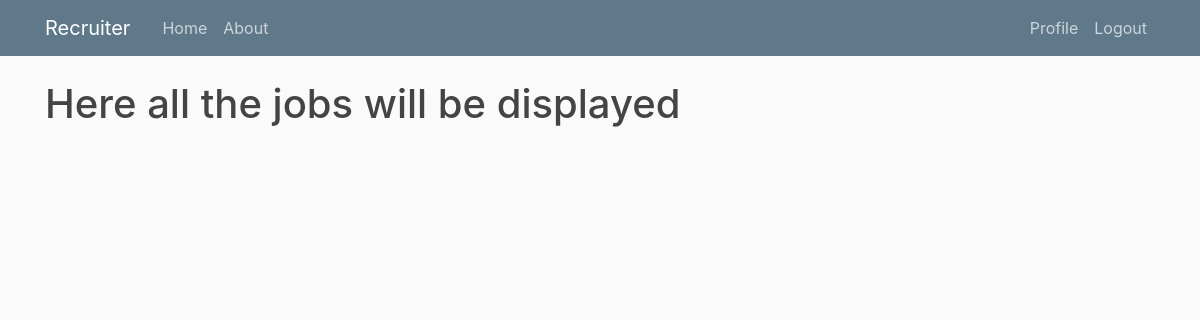
Page /display on the earlier database version.
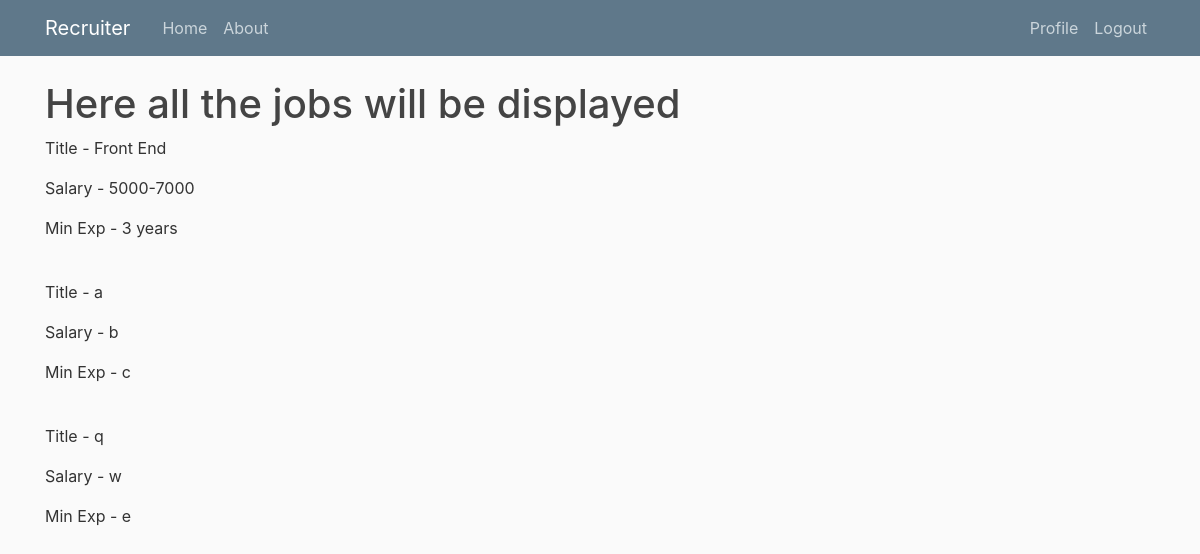
Same page on the later database version.
### recruiter/models.py (models this page shows, shortened)
class Job(db.Model):
    id = db.Column(db.Integer, primary_key=True)
    title = db.Column(db.String(50), nullable=False)
    salary = db.Column(db.String(30), nullable=False)
    min_exp = db.Column(db.String(20), nullable=False)

### recruiter/routes.py (the view)
@app.route("/display")
def display():
    jobs = Job.query.all()
    return render_template('display.html', jobs=jobs)

### recruiter/templates/display.html
{% extends "layout.html" %}
{% block content %}
	<h1>Here all the jobs will be displayed</h1>
	{% for job in jobs %}
		<p>Title - {{ job.title }}</p>
		<p>Salary - {{ job.salary }}</p>
		<p>Min Exp - {{ job.min_exp }}</p>
		<br>
	{% endfor %}
{% endblock content %}

### recruiter/templates/layout.html (shortened to what this page needs)
<!DOCTYPE html>
<html>
<head>
    <link rel="stylesheet" href="https://maxcdn.bootstrapcdn.com/bootstrap/4.0.0/css/bootstrap.min.css">
    <link rel="stylesheet" type="text/css" href="{{ url_for('static', filename='main.css') }}">
</head>
<body>
    <header class="site-header">
      <nav class="navbar navbar-expand-md navbar-dark bg-steel fixed-top">
        <div class="container">
          <a class="navbar-brand mr-4" href="/">Recruiter</a>
          <div class="collapse navbar-collapse" id="navbarToggle">
            <div class="navbar-nav mr-auto">
              <a class="nav-item nav-link" href="{{ url_for('home') }}">Home</a>
              <a class="nav-item nav-link" href="{{ url_for('about') }}">About</a>
            </div>
            <div class="navbar-nav">
              {% if current_user %}
                <a class="nav-item nav-link" href="{{ url_for('profile') }}">Profile</a>
                <a class="nav-item nav-link" href="{{ url_for('logout') }}">Logout</a>
              {% else %}
                <a class="nav-item nav-link" href="{{ url_for('login') }}">Login</a>
                <a class="nav-item nav-link" href="{{ url_for('register') }}">Register</a>
              {% endif %}
            </div>
          </div>
        </div>
      </nav>
    </header>
    <main role="main" class="container">
          {% block content %}{% endblock %}
    </main>
</body>
</html>

### recruiter/static/main.css (style rules this page uses)
body { background: #fafafa; color: #333333; margin-top: 5rem; }
h1, h2, h3, h4, h5, h6 { color: #444444; }
.bg-steel { background-color: #5f788a; }
.site-header .navbar-nav .nav-link { color: #cbd5db; }

Differences in the rows shown:
added Job: title "Front End", salary "5000-7000", min_exp "3 years"
added Job: title "a", salary "b", min_exp "c"
added Job: title "q", salary "w", min_exp "e"
